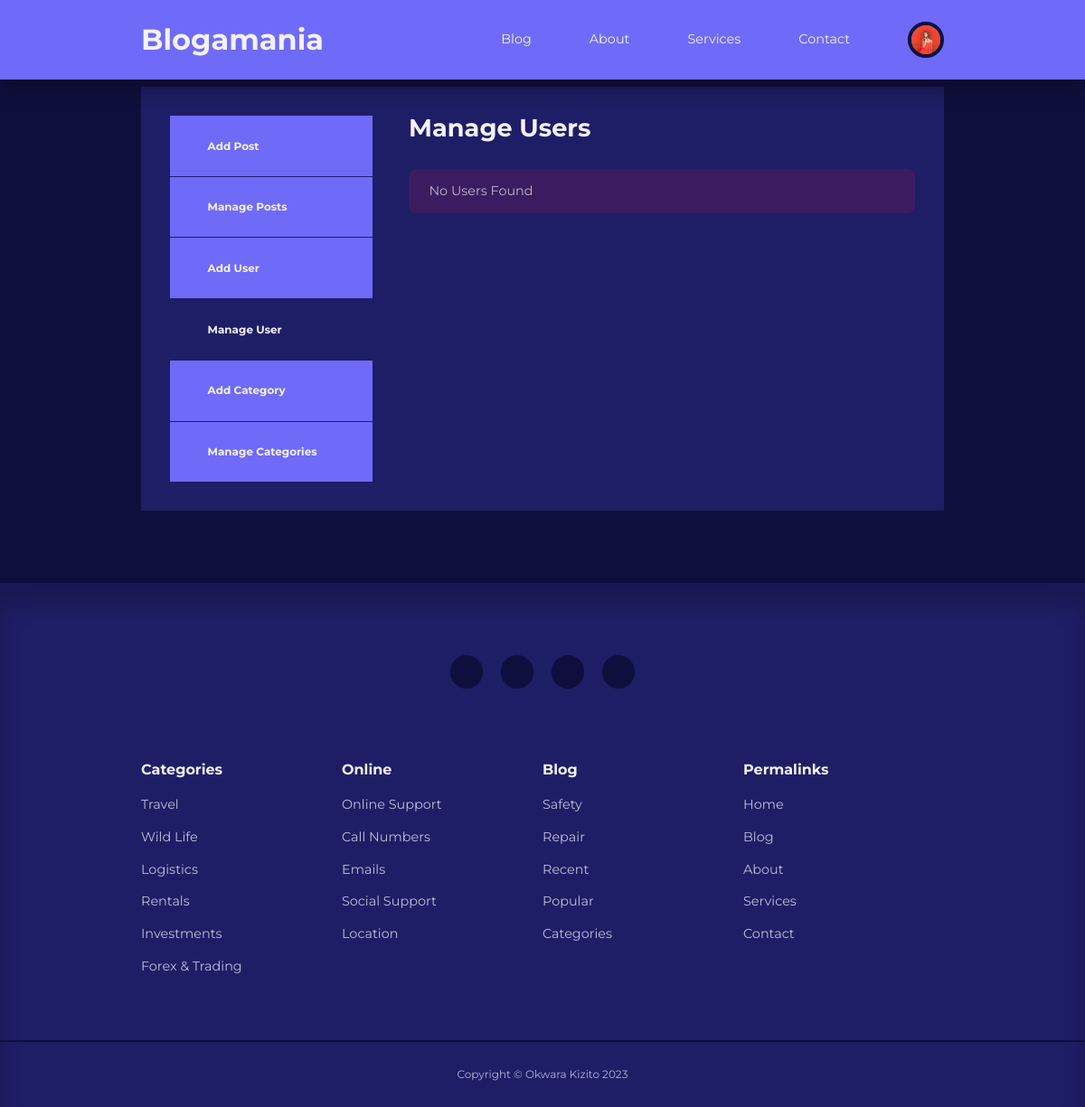
The page /admin/manage-user.php (signed in) on the database as committed earlier.
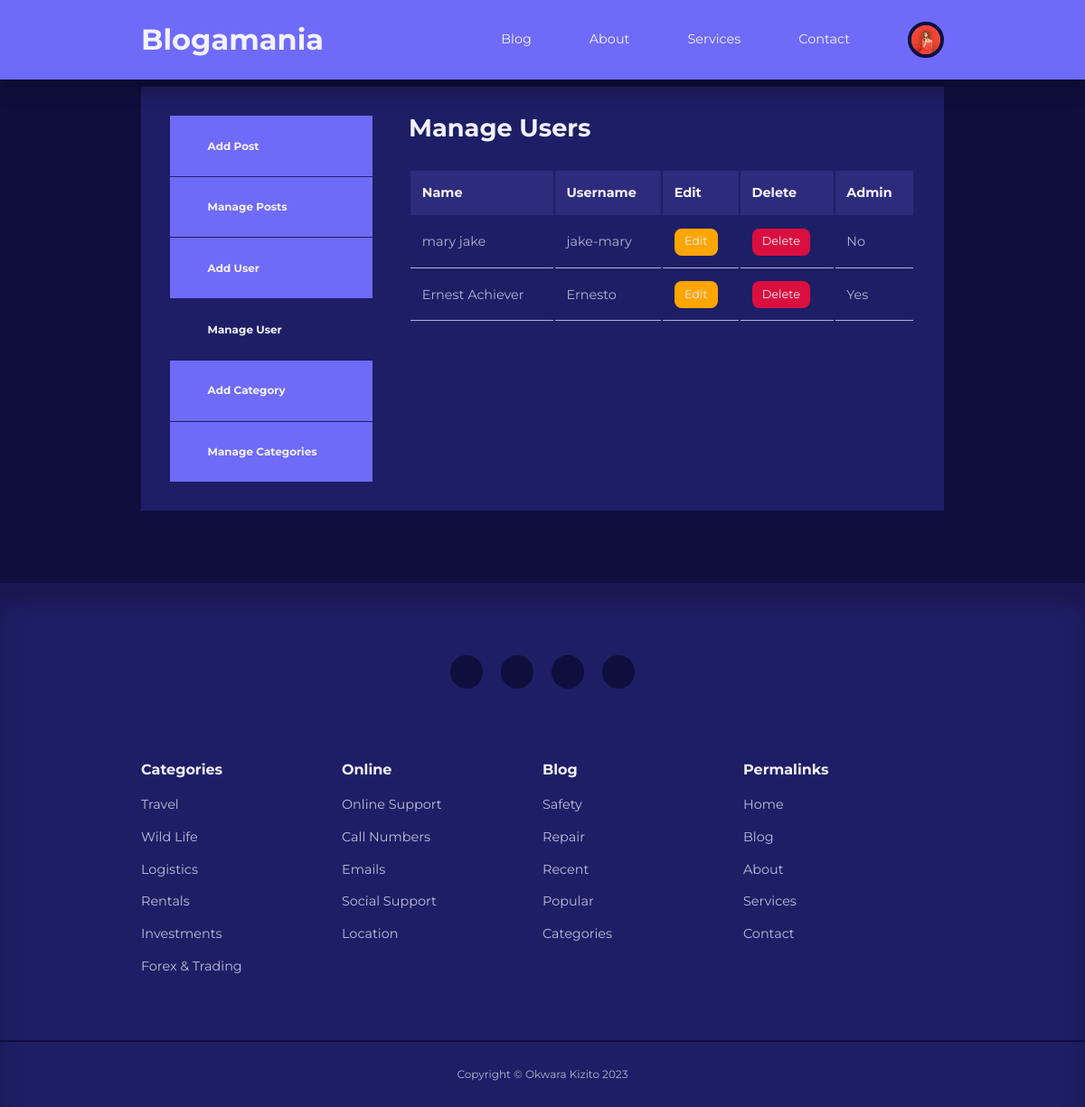
The same page on the database as committed later.
### tables this page shows
CREATE TABLE IF NOT EXISTS `users` (
  `id` int NOT NULL AUTO_INCREMENT,
  `firstname` varchar(50) NOT NULL,
  `lastname` varchar(50) NOT NULL,
  `username` varchar(50) NOT NULL,
  `email` varchar(30) NOT NULL,
  `pass_word` text NOT NULL,
  `avatar` varchar(50) NOT NULL,
  `is_admin` tinyint(1) NOT NULL,
  `token` text NOT NULL,
  PRIMARY KEY (`id`)
);

### admin/manage-user.php (the view, shortened to what this page needs)
<?php
include("config/partials/header.php");
require 'config/database.php';
$current_user = $_SESSION['user-id'];
$query_users = "select * from users where not id = '$current_user'";
$result_users = mysqli_query($conn,$query_users);
$num_users = mysqli_num_rows($result_users);
?>
    <section class="dashboard">
      <div class="container dashboard__container">
        <aside id="aside">
          <ul>
            <li>
              <a href="add-post.php"
                ><i class="uil uil-pen"></i>
                <h5>Add Post</h5></a
              >
            </li>
            <li>
              <a href="index.php"
                ><i class="uil uil-postcard"></i>
                <h5>Manage Posts</h5></a
              >
            </li>
            <?php if(isset($_SESSION['user_is_admin'])) :?>
            <li>
              <a href="add-user.php"
                ><i class="uil uil-user-plus"></i>
                <h5>Add User</h5></a
              >
            </li>
            <li>
              <a href="manage-user.php" class="active"
                ><i class="uil uil-users-alt"></i>
                <h5>Manage User</h5></a
              >
            </li>
            <li>
              <a href="add-category.php"
                ><i class="uil uil-edit"></i>
                <h5>Add Category</h5></a
              >
            </li>
            <li>
              <a href="manage-category.php"
                ><i class="uil uil-list-ul"></i>
                <h5>Manage Categories</h5></a
              >
            </li>
            <?php endif ?>
          </ul>
        </aside>
        <main>
          <h2>Manage Users</h2>
          <?php if($num_users > 0) : ?>
          <table>
            <thead>
              <th>Name</th>
              <th>Username</th>
              <th>Edit</th>
              <th>Delete</th>
              <th>Admin</th>
            </thead>
            <tbody>
              <?php while ($row_users = mysqli_fetch_assoc($result_users)):
               ?>
              <tr>
                <td><?= "{$row_users['firstname']} {$row_users['lastname']}" ?></td>
                <td><?= $row_users['username']?></td>
                <td><a href="<?= ROOT_URL?>admin/edit-user.php?id=<?= base64_encode($row_users['id'])?>" class="btn sm warning">Edit</a></td>
                <td>
                  <a href="<?= ROOT_URL?>admin/delete-user.php?id=<?= base64_encode($row_users['id'])?>" class="btn sm danger">Delete</a>
                </td>
                <td><?= $row_users['is_admin'] ? 'Yes' : 'No'?></td>
              </tr>
              <?php endwhile ?>
            </tbody>
          </table>
          <?php else : ?>
            <div class="alert__message error">
              <p><?= "No Users Found"?></p>
            </div>
            <?php endif ?>
        </main>
      </div>
    </section>
    <?php include("../partials/footer.php");?>
  </body>
</html>

Rows that differ between the two databases and show on the page:
added users: firstname "mary", lastname "jake", username "jake-mary", is_admin "No"
added users: firstname "Ernest", lastname "Achiever", username "Ernesto", is_admin "Yes"
Other text that changed with them:
text no longer shown: "No Users Found"
text now shown: "Name Username Edit Delete Admin"
